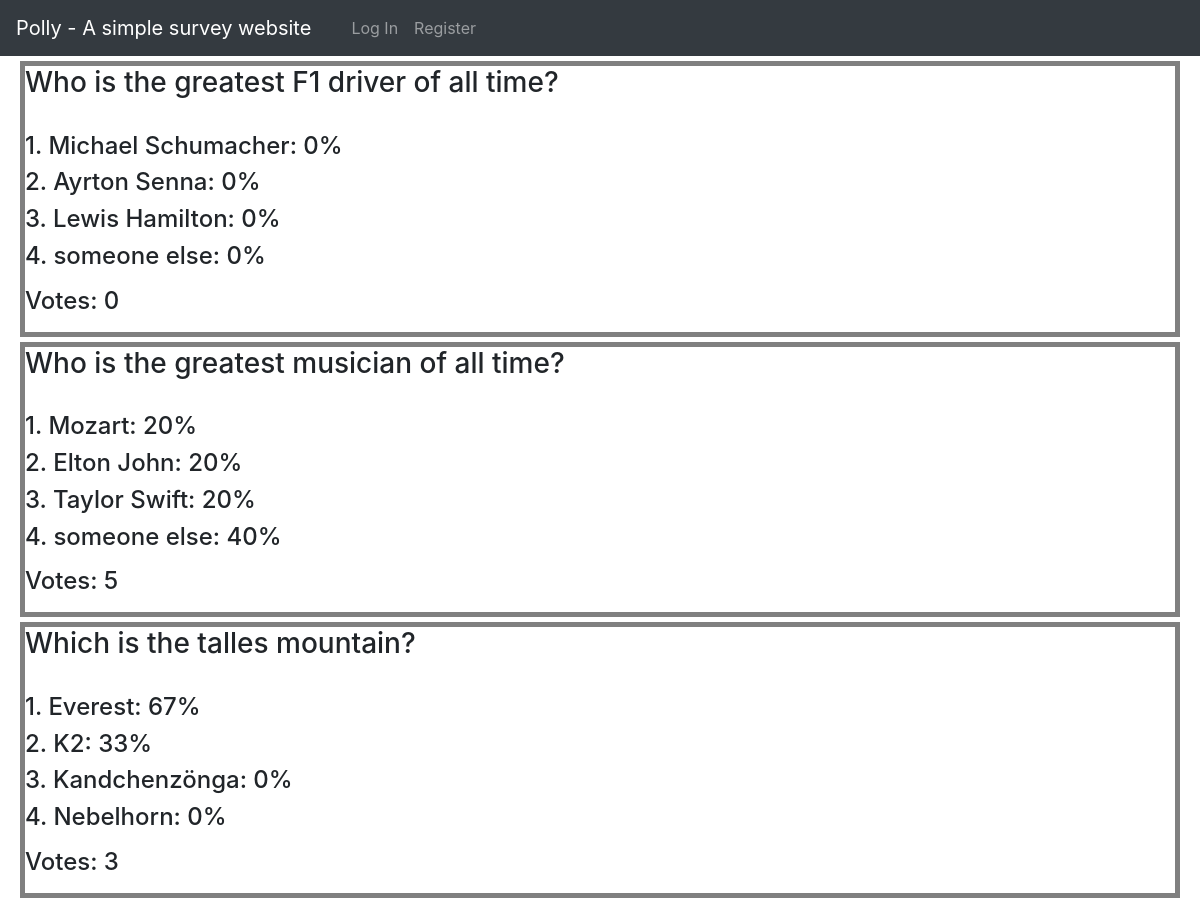
The app's page /results with its own data.
### polly/models.py (models this page shows)
class Survey(models.Model):
    user = models.ForeignKey(User, on_delete=models.CASCADE, default='1', related_name="author")
    question = models.TextField()
    answer1 = models.TextField()
    answer2 = models.TextField()
    answer3 = models.TextField(blank=True)
    answer4 = models.TextField(blank=True)
    timestamp = models.DateTimeField()
    archived = models.BooleanField (default=False)

### polly/views.py (the view)
# urls.py: path("results", views.results, name="results")
def results(request):
        if request.method == 'GET':
            surveyss = Survey.objects.values().filter(archived=True)
            votes = Vote.objects.values('question').annotate(c=Count('question'))
            answers = list(Vote.objects.values_list('answer', flat=True))
            questions = Vote.objects.values_list('question', flat=True)
            print(votes)
            lists=[]
            for survey in surveyss:
                dict={}
                dict['question'] = survey['question']
                try:
                    total_counts = list(Vote.objects.values('question').filter(question=survey['question']).annotate(c=Count('question')))
                    total_counts = total_counts[0]['c']
                    if survey['answer1'] in answers:
                        counts = answers.count(survey['answer1'])
                        ratio = "{:.0%}".format((counts / total_counts))
                        dict['answer1'] = survey['answer1'] + ': ' + ratio
                    elif survey['answer1'] not in answers:
                        dict['answer1'] = survey['answer1'] + ': 0%'
                    if survey['answer2'] in answers:
                        counts = answers.count(survey['answer2'])
                        ratio = "{:.0%}".format((counts / total_counts))
                        dict['answer2'] = survey['answer2'] + ': ' + ratio
                    elif survey['answer2'] not in answers:
                        dict['answer2'] = survey['answer2'] + ': 0%'
                    if survey['answer3'] in answers:
                        counts = answers.count(survey['answer3'])
                        ratio = "{:.0%}".format((counts / total_counts))
                        dict['answer3'] = survey['answer3'] + ': ' + ratio
                    elif survey['answer3'] not in answers:
                        dict['answer3'] = survey['answer3'] + ': 0%'
                    if survey['answer4'] in answers:
                        counts = answers.count(survey['answer4'])
                        ratio = "{:.0%}".format((counts / total_counts))
                        dict['answer4'] = survey['answer4'] + ': ' + ratio
                    elif survey['answer4'] not in answers:
                        dict['answer4'] = survey['answer4'] + ': 0%'
                    lists.append(dict)
                except IndexError:
                    total_counts = 0
                    if survey['answer1'] in answers:
                        dict['answer1'] = survey['answer1'] + ': 0%'
                    elif survey['answer1'] not in answers:
                        dict['answer1'] = survey['answer1'] + ': 0%'
                    if survey['answer2'] in answers:
                        dict['answer2'] = survey['answer2'] + ': 0%'
                    elif survey['answer2'] not in answers:
                        dict['answer2'] = survey['answer2'] + ': 0%'
                    if survey['answer3'] in answers:
                        dict['answer3'] = survey['answer3'] + ': 0%'
                    elif survey['answer3'] not in answers:
                        dict['answer3'] = survey['answer3'] + ': 0%'
                    if survey['answer4'] in answers:
                        dict['answer4'] = survey['answer4'] + ': 0%'
                    elif survey['answer4'] not in answers:
                        dict['answer4'] = survey['answer4'] + ': 0%'
                    lists.append(dict)
            return render(request, "results.html", {
                'lists': lists,
                'votes': votes,
                'questions': questions
            })

### polly/templates/results.html (shortened to what this page needs)
{% extends "layout.html" %}
{% load static %}
{% block body %}
{% for list in lists %}
    <div class="survey">
        <h3>{{ list.question }}</h3><br>
        <h4>1. {{ list.answer1 }}</h4>
        <h4>2. {{ list.answer2 }}</h4>
        {% if survey.answer3 != "" %}
            <h4>3. {{ list.answer3 }}</h4>
        {% endif %}
        {% if survey.answer4 != "" %}
            <h4>4. {{ list.answer4 }}</h4>
        {% endif %}
        {% for vote in votes %}
            {% ifchanged %}
            {% if list.question not in questions %}
                <p><h4>Votes: 0</h4></p>
            {% endif %}
            {% endifchanged %}
            {% if list.question == vote.question %}
                <p><h4>Votes: {{ vote.c }}</h4></p>
            {% endif %}
        {% endfor %}
        </div>
{% endfor %}
{% endblock %}

### polly/static/polly/styles.css (style rules this page uses)
.survey { border: 5px solid grey; display: center; justify-content: center; flex-direction: column; box-sizing: border-box; margin: 5px 20px; }

### records on screen
Survey: question "Who is the greatest F1 driver of all time?"
Survey: question "Who is the greatest musician of all time?"
Survey: question "Which is the talles mountain?"

### other values on screen
{{ list.answer1 }} "Michael Schumacher: 0%" "Mozart: 20%" "Everest: 67%"
{{ list.answer2 }} "Ayrton Senna: 0%" "Elton John: 20%" "K2: 33%"
{{ list.answer3 }} "Lewis Hamilton: 0%" "Taylor Swift: 20%" "Kandchenzönga: 0%"
{{ list.answer4 }} "someone else: 0%" "someone else: 40%" "Nebelhorn: 0%"
{{ vote.c }} "5" "3"
